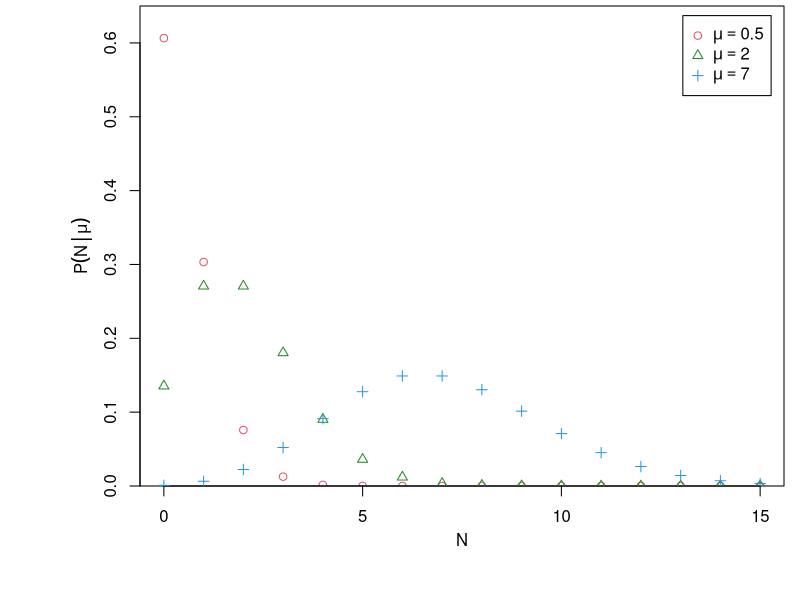
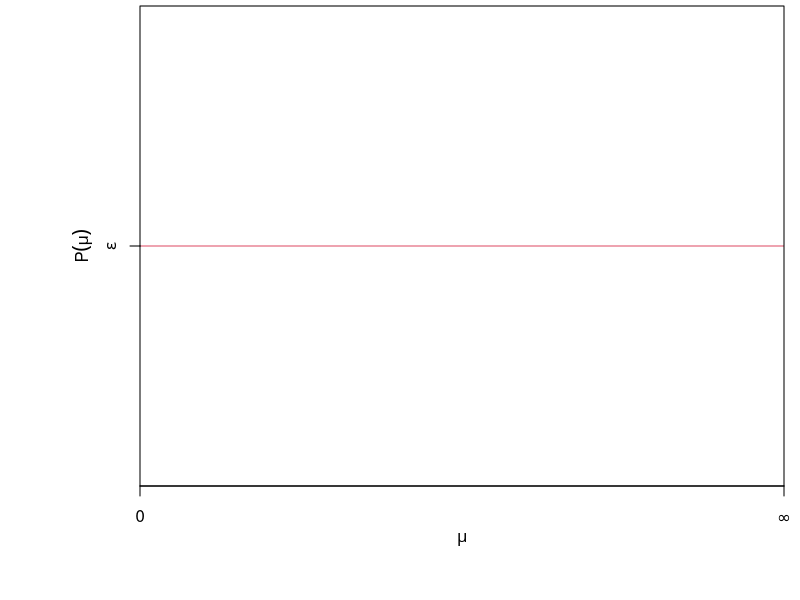

Here is the R script that generated these plots, in order: (Note: this script raises an error after producing the figures.)
open.png = function(name, width=3.05, height=2.8, units='in', resolution=300, points=9, xmin=0.15,xmax=0.99,ymin=0.17,ymax=0.99,plt=c(xmin,xmax,ymin,ymax), mgp=c(2.2,1,0), pch=".", ...) {
 png(name, width=width, height=height, pointsize=points, units=units, res=resolution)
 par(plt=plt, mgp=mgp, pch=pch, ...)
}
shading = c("#41AA41", "#82E682") #c("#89BAF5", "#DEEBFA")

open.png('bayes_poissoneg_likelihood.png', resolution=200, height=2.5, xmin=0.175, ymin=0.19, xmax=0.98)
par(yaxs='i')
xx = 0:15
plot(xx, dpois(xx, 0.5), col=2, pch=1, ylim=c(0,0.65), xlab='N', ylab=expression(P(N*group("|",mu,""))))
points(xx, dpois(xx, 2), col='forestgreen', pch=2)
points(xx, dpois(xx, 7), col=4, pch=3)
legend('topright', c(expression(mu==0.5), expression(mu==2), expression(mu==7)), inset=0.02, col=c(2,'forestgreen',4), pch=1:3)
dev.off()

open.png('bayes_poissoneg_prior.png', resolution=200, height=2.5, xmin=0.175, ymin=0.19, xmax=0.98)
par(xaxs='i', yaxs='i')
curve(0*x+1, col=2, xlim=c(0,50), ylim=c(0,2), xlab=expression(mu), ylab=expression(P(mu)), axes=F)
axis(1, at=c(0,50), lab=c(0, expression(infinity)))
axis(2, at=1, lab=expression(epsilon))
box()
dev.off()





xx = seq(0.5, 3, len=1000)
f = function(x) dnorm(x, 2, 0.19) + 0.13*dnorm(x, 1.65, 0.05) + 0.2*dnorm(x, 1.5, 0.4)
ff = f(xx)
ff = ff / sum(ff) / (xx[2]-xx[1])
getdist.1d(list(mids=xx, counts=ff, density=ff))
probs = c(0.9705845, 0.1190615)

open.png('bayes_ci_maxp.png', resolution=200, height=2.5, xmin=0.175, ymin=0.19, xmax=0.98)
par(yaxs='i')
plot(1, 1, type='n', xlim=c(0.5,3), ylim=c(0,1.8), xlab=expression(theta), ylab=expression(P(group("",theta,"|")*data)), axes=F)
abline(h=probs, lty=2, col='gray50')
j = which(ff >= probs[2])
polygon(c(xx[j[1]], xx[j], xx[rev(j)[1]]), c(0, ff[j], 0), col=shading[2], border=NA)
j = which(ff >= probs[1] & xx < 1.75)
polygon(c(xx[j[1]], xx[j], xx[rev(j)[1]]), c(0, ff[j], 0), col=shading[1], border=NA)
j = which(ff >= probs[1] & xx > 1.75)
polygon(c(xx[j[1]], xx[j], xx[rev(j)[1]]), c(0, ff[j], 0), col=shading[1], border=NA)
points(xx, ff, type='l')
points(xx[which.max(ff)], max(ff), col=4, pch=19)
abline(h=probs, lty=2, col='gray50')
legend('topright', c('68.3%', '95.4%'), inset=0.02, pch=15, col=shading)
axis(1)
axis(2)
box()
dev.off()

open.png('bayes_ci_mean.png', resolution=200, height=2.5, xmin=0.175, ymin=0.19, xmax=0.98)
m = weighted.mean(xx, ff)
par(yaxs='i')
plot(1, 1, type='n', xlim=c(0.5,3), ylim=c(0,1.8), xlab=expression(theta), ylab=expression(P(group("",theta,"|")*data)), axes=F)
j = which.min(abs(xx-m))
while (sum(ff[j])/sum(ff) < pchisq(4,1)) j = c(j[1]-1, j, max(j)+1)
polygon(c(xx[j[1]], xx[j], xx[rev(j)[1]]), c(0, ff[j], 0), col=shading[2], border=NA)
j = which.min(abs(xx-m))
while (sum(ff[j])/sum(ff) < pchisq(1,1)) j = c(j[1]-1, j, max(j)+1)
polygon(c(xx[j[1]], xx[j], xx[rev(j)[1]]), c(0, ff[j], 0), col=shading[1], border=NA)
points(xx, ff, type='l')
j = which.min(abs(xx-m))
points(xx[j], ff[j], col=4, pch=19)
legend('topright', c('68.3%', '95.4%'), inset=0.02, pch=15, col=shading)
axis(1)
axis(2)
box()
dev.off()

open.png('bayes_ci_perc.png', resolution=200, height=2.5, xmin=0.175, ymin=0.19, xmax=0.98)
zquantile = function(x, p, q) {j = 1; while (sum(p[1:j])/sum(p)<q) j=j+1; x[j]}
par(yaxs='i')
plot(1, 1, type='n', xlim=c(0.5,3), ylim=c(0,1.8), xlab=expression(theta), ylab=expression(P(group("",theta,"|")*data)), axes=F)
j = zquantile(1:length(ff), ff, 0.023):zquantile(1:length(ff), ff, 0.977)
polygon(c(xx[j[1]], xx[j], xx[rev(j)[1]]), c(0, ff[j], 0), col=shading[2], border=NA)
j = zquantile(1:length(ff), ff, 0.1585):zquantile(1:length(ff), ff, 0.8415)
polygon(c(xx[j[1]], xx[j], xx[rev(j)[1]]), c(0, ff[j], 0), col=shading[1], border=NA)
points(xx, ff, type='l')
j = zquantile(1:length(ff), ff, 0.5)
points(xx[j], ff[j], col=4, pch=19)
legend('topright', c('68.3%', '95.4%'), inset=0.02, pch=15, col=shading)
axis(1)
axis(2)
box()
dev.off()





xx = seq(0, 2, len=1000)
f = function(x) dnorm(x, -0.25, 0.5)
ff = f(xx)
ff = ff / sum(ff) / (xx[2]-xx[1])
probs = getdist.1d(list(mids=xx, counts=ff, density=ff))$CI$density

open.png('bayes_ci_limit_maxp.png', resolution=200, height=2.5, xmin=0.175, ymin=0.19, xmax=0.98)
par(xaxs='i', yaxs='i')
plot(1, 1, type='n', xlim=c(0, 2.1), ylim=c(0,2.499), xlab=expression(theta), ylab=expression(P(group("",theta,"|")*data)), axes=F)
abline(h=probs, lty=2, col='gray50')
j = which(ff >= probs[2])
polygon(c(xx[j[1]], xx[j], xx[rev(j)[1]]), c(0, ff[j], 0), col=shading[2], border=NA)
j = which(ff >= probs[1] & xx < 1.75)
polygon(c(xx[j[1]], xx[j], xx[rev(j)[1]]), c(0, ff[j], 0), col=shading[1], border=NA)
j = which(ff >= probs[1] & xx > 1.75)
polygon(c(xx[j[1]], xx[j], xx[rev(j)[1]]), c(0, ff[j], 0), col=shading[1], border=NA)
points(xx, ff, type='l')
points(xx[which.max(ff)], max(ff), col=4, pch=19)
abline(h=probs, lty=2, col='gray50')
legend('topright', c('68.3%', '95.4%'), inset=0.02, pch=15, col=shading)
axis(1)
axis(2)
box()
dev.off()

open.png('bayes_ci_limit_perc.png', resolution=200, height=2.5, xmin=0.175, ymin=0.19, xmax=0.98)
par(xaxs='i', yaxs='i')
zquantile = function(x, p, q) {j = 1; while (sum(p[1:j])/sum(p)<q) j=j+1; x[j]}
plot(1, 1, type='n', xlim=c(0,2.1), ylim=c(0,2.499), xlab=expression(theta), ylab=expression(P(group("",theta,"|")*data)), axes=F)
j = zquantile(1:length(ff), ff, 0.023):zquantile(1:length(ff), ff, 0.977)
polygon(c(xx[j[1]], xx[j], xx[rev(j)[1]]), c(0, ff[j], 0), col=shading[2], border=NA)
j = zquantile(1:length(ff), ff, 0.1585):zquantile(1:length(ff), ff, 0.8415)
polygon(c(xx[j[1]], xx[j], xx[rev(j)[1]]), c(0, ff[j], 0), col=shading[1], border=NA)
points(xx, ff, type='l')
j = zquantile(1:length(ff), ff, 0.5)
points(xx[j], ff[j], col=4, pch=19)
legend('topright', c('68.3%', '95.4%'), inset=0.02, pch=15, col=shading)
axis(1)
axis(2)
box()
dev.off()

open.png('bayes_ci_limit_mean.png', resolution=200, height=2.5, xmin=0.175, ymin=0.19, xmax=0.98)
par(xaxs='i', yaxs='i')
m = weighted.mean(xx, ff)
plot(1, 1, type='n', xlim=c(0,2.1), ylim=c(0,2.499), xlab=expression(theta), ylab=expression(P(group("",theta,"|")*data)), axes=F)
##j = which.min(abs(xx-m))
##while (sum(ff[j])/sum(ff) < pchisq(4,1)) j = c(j[1]-1, j, max(j)+1)
##polygon(c(xx[j[1]], xx[j], xx[rev(j)[1]]), c(0, ff[j], 0), col=shading[2], border=NA)
j = which.min(abs(xx-m))
while (sum(ff[j])/sum(ff) < pchisq(1,1)) j = c(j[1]-1, j, max(j)+1)
polygon(c(xx[j[1]], xx[j], xx[rev(j)[1]]), c(0, ff[j], 0), col=shading[1], border=NA)
points(xx, ff, type='l')
j = which.min(abs(xx-m))
points(xx[j], ff[j], col=4, pch=19)
legend('topright', c('68.3%', '95.4%???'), inset=0.02, pch=15, col=shading)
axis(1)
axis(2)
box()
dev.off()
